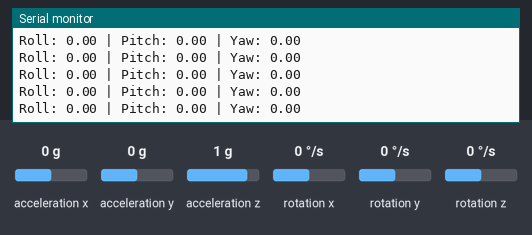
A sketch run on a simulated Arduino Uno, built with avr-gcc and run on an emulated ATmega328P. Shown: the last lines printed to the serial monitor. The inputs (shaded band) are chosen by the test bench; at power-on: acceleration x 0 g, acceleration y 0 g, rotation x 0 °/s, acceleration z 1 g, rotation y 0 °/s, rotation z 0 °/s.

Above: at 13.2 s.
13.3 s: acceleration x set to -1.4 g
At 13.32 s:
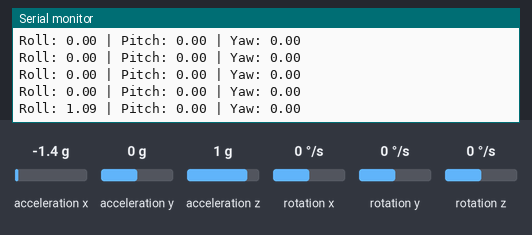
14.8 s: acceleration y set to -1.4 g
At 14.83 s:
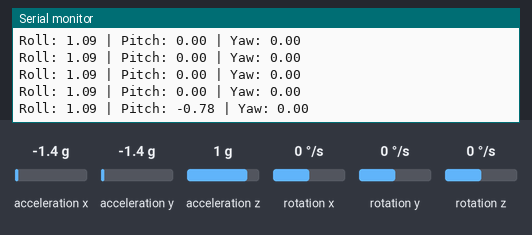
16.3 s: rotation x set to -192 °/s
At 16.34 s:
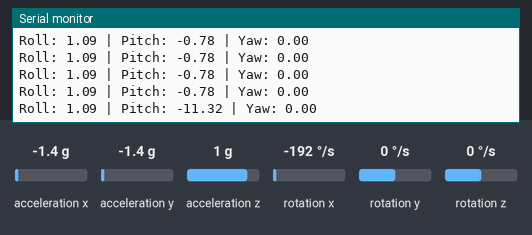
19.3 s: acceleration z set to -1.4 g
At 19.31 s:
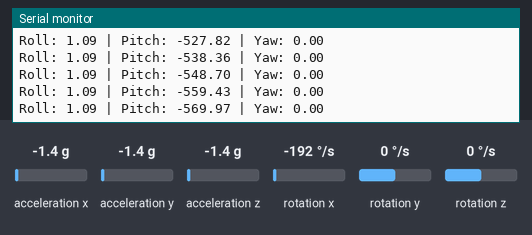
20.8 s: rotation y set to -192 °/s
At 20.82 s:
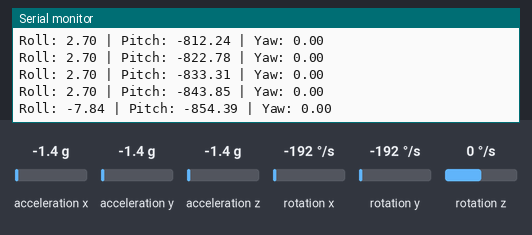
Timing chart, 0 to 23.3 s (numbered marks = the images above; inputs shaded):
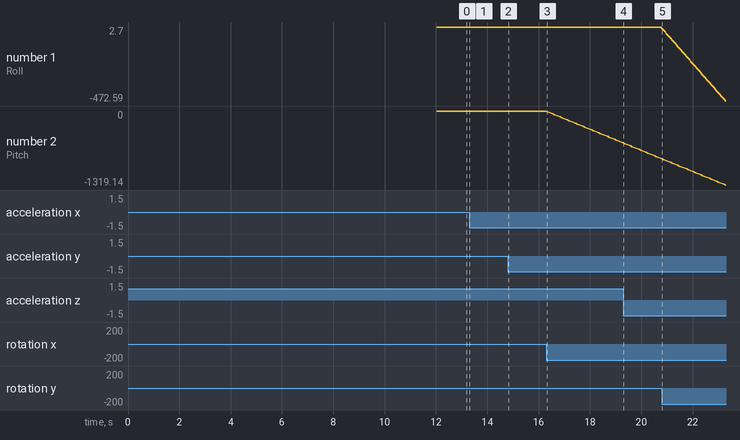

Measured:
- after the input at 13.3 s, the serial monitor: prints a new line at once (image 1)
- after the input at 14.8 s, the serial monitor: prints a new line at once (image 2)
- after the input at 16.3 s, the serial monitor: prints a new line at once (image 3)
- plotted number 1: 0 → 1.09 after the input at 13.3 s
- plotted number 2: 0 → -0.78 after the input at 14.8 s, -0.78 → -569.97 after the input at 16.3 s

The sketch:

mpu.ino
```cpp
#include <Wire.h>
#include <MPU6050.h>

// MPU6050 object
MPU6050 mpu;

// Sensor data (using int16_t for raw values)
int16_t AccX_raw, AccY_raw, AccZ_raw;
int16_t GyroX_raw, GyroY_raw, GyroZ_raw;

// Floating point variables for angles
float AccX, AccY, AccZ;
float GyroX, GyroY, GyroZ;
float accAngleX, accAngleY, gyroAngleX, gyroAngleY, gyroAngleZ;
float pitch, roll, yaw;
float yaw_rate = 0; // Yaw rate based on gyroZ

// Complementary filter alpha value
#define alpha 0.98

// Variables for gyro bias (drift correction)
float gyroBiasX = 0.0, gyroBiasY = 0.0, gyroBiasZ = 0.0;
int biasSamples = 1000;

unsigned long lastTime = 0;
unsigned long currentTime = 0;

// Structure to hold the sensor data and angles
struct MPUData {
  float AccX, AccY, AccZ;
  float GyroX, GyroY, GyroZ;
  float roll, pitch, yaw;
};

void setup() {
  Serial.begin(115200);

  Wire.begin();
  mpu.initialize();

  // Check if MPU6050 is connected properly
  if (!mpu.testConnection()) {
    Serial.println("MPU6050 connection failed");
    while (1);
  }

  // Initial setup for sensor data
  lastTime = millis();

  // Calibrate gyro by averaging the first few readings to estimate the bias
  for (int i = 0; i < biasSamples; i++) {
    mpu.getRotation(&GyroX_raw, &GyroY_raw, &GyroZ_raw);
    gyroBiasX += GyroX_raw;
    gyroBiasY += GyroY_raw;
    gyroBiasZ += GyroZ_raw;
    delay(10); // Small delay between readings
  }

  // Calculate average bias values for the gyroscope
  gyroBiasX /= biasSamples;
  gyroBiasY /= biasSamples;
  gyroBiasZ /= biasSamples;
}

void loop() {
  // Call the function to get MPU6050 values
  MPUData data = readMPU6050();

  // Print the values to the serial monitor
  Serial.print("Roll: ");
  Serial.print(data.roll);
  Serial.print(" | Pitch: ");
  Serial.print(data.pitch);
  Serial.print(" | Yaw: ");
  Serial.println(data.yaw);

  delay(50); // Delay for readability
}

// Function to get sensor data (Accelerometer and Gyroscope)
MPUData readMPU6050() {
  MPUData data;

  // Get raw data from the MPU6050
  mpu.getAcceleration(&AccX_raw, &AccY_raw, &AccZ_raw);
  mpu.getRotation(&GyroX_raw, &GyroY_raw, &GyroZ_raw);

  // Convert raw accelerometer data to g's and gyroscope data to degrees/s
  data.AccX = AccX_raw / 16384.0;
  data.AccY = AccY_raw / 16384.0;
  data.AccZ = AccZ_raw / 16384.0;

  data.GyroX = (GyroX_raw - gyroBiasX) / 131.0;  // Subtract the gyro bias
  data.GyroY = (GyroY_raw - gyroBiasY) / 131.0;
  data.GyroZ = (GyroZ_raw - gyroBiasZ) / 131.0;

  // Calculate the angles (Pitch, Roll, Yaw)
  // Acceleration-based angles (Roll and Pitch)
  accAngleX = atan2(data.AccY, sqrt(data.AccX * data.AccX + data.AccZ * data.AccZ)) * 180.0 / PI;
  accAngleY = atan2(-data.AccX, data.AccZ) * 180.0 / PI;

  // Get the current time
  currentTime = millis();

  // Calculate the change in time (dt)
  float dt = (currentTime - lastTime) / 1000.0;

  // Integrate gyroscope data to get angle (pitch and roll)
  gyroAngleX += data.GyroX * dt;  // Gyroscope measures angular velocity, so multiply by dt to get the angle
  gyroAngleY += data.GyroY * dt;
  gyroAngleZ += data.GyroZ * dt;  // This will be used for yaw

  // Apply complementary filter to combine accelerometer and gyroscope data for pitch and roll
  data.pitch = alpha * (gyroAngleX) + (1 - alpha) * (accAngleX);
  data.roll = alpha * (gyroAngleY) + (1 - alpha) * (accAngleY);

  // For yaw, we only use the gyroscope (integration of GyroZ) as it's more accurate for rotation around Z-axis
  data.yaw = gyroAngleZ;

  // Optional: Normalize the yaw value to stay within -180 to 180 range for better usability
  if (data.yaw > 180) {
    data.yaw -= 360;
  } else if (data.yaw < -180) {
    data.yaw += 360;
  }

  // Update lastTime for the next loop
  lastTime = currentTime;

  return data;
}
```
